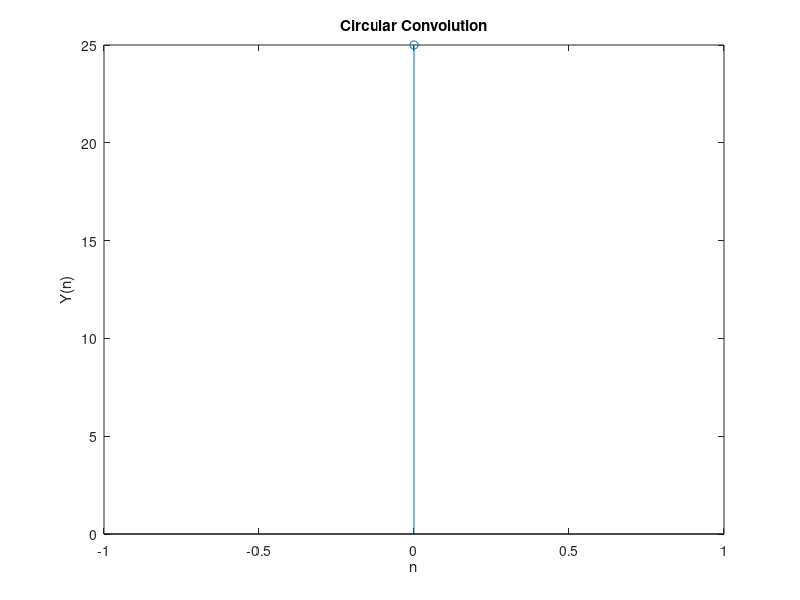

Here is the MATLAB script that generated this plot:
%Circular Convolution
clear
x = input('Enter a Sequence: ');
h = input('Enter another Sequence: ');

n1 = length(x);
n2 = length(h);

n = max(n1,n2);

a = 0:n-1;

x = [x,zeros(1,n-n1)];
h = [h,zeros(1,n-n2)];

y = zeros(1,n);

for i = 0:n-1

            for j = 0:n-1

                      k = mod((i-j),n);

                      y(i+1) = y(i+1) + x(j+1)*h(k+1);

            end

end
y
stem(a,y);
xlabel('n');
ylabel('Y(n)');
title('Circular Convolution');